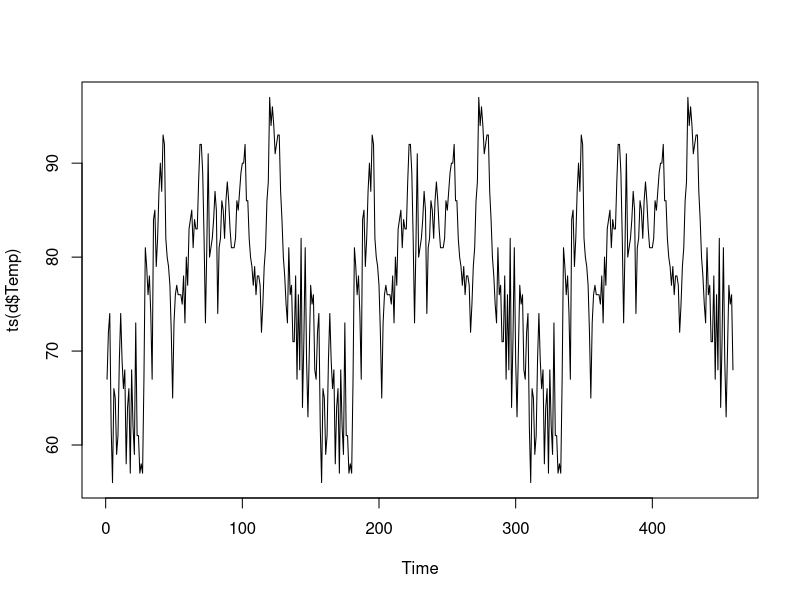
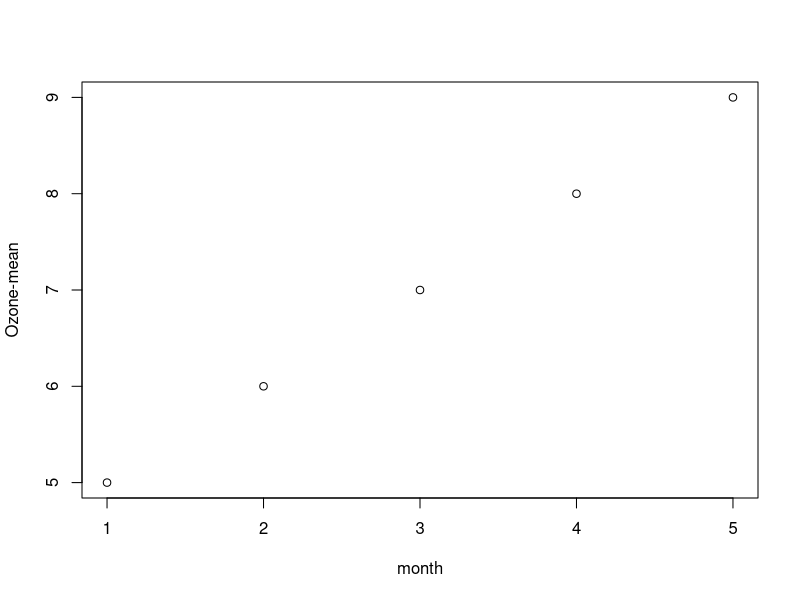
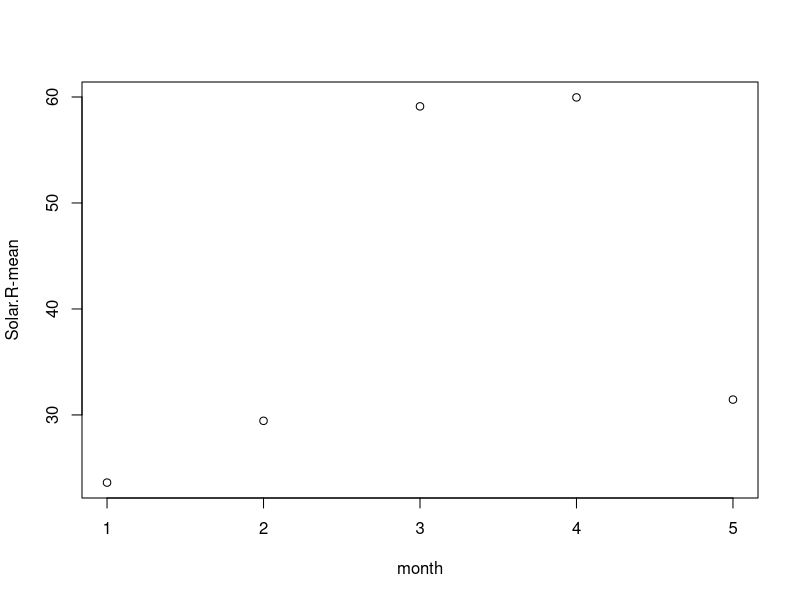

Recreate these plots in R, in order. (Note: this script raises an error after producing the figures.)
# name: Jing Ye
# uni: jy2674
setwd("~/Documents/R_path")
library(maps)
data(airquality)
head(airquality)
library(reshape2)
d=melt(airquality,id.vars=c("Month","Day","Temp"))
d2=dcast(d,Month~variable,fun.aggregate=mean,na.rm=TRUE)
ts.plot(ts(d$Temp))
plot(d2[,1],xlab="month",ylab="Ozone-mean")
plot(d2[,2],xlab="month",ylab="Solar.R-mean")
plot(d2[,3],xlab="month",lab="Wind-mean")
names(d2)[2]
#------------------
# this function is to realize the code above
#------------------
plot_airquality<-function(data,climate_var){
    d=melt(data,id.vars=c("Month","Day",str(climate_var)))
    # plot climate_var according to time series
    ts.plot(ts(d$climate_var))
    d2=dcast(d,Month~variable,fun.aggregate=mean,na.rm=TRUE)
    # plot all other features beside climate_var
    n=names(d2)
    for (i in dim(d2)[2]-1){
        plot(d2[,i+1],xlab="month",ylab=n[i+1])
    }
}

plot_airquality(airquality,airquality$Temp)
